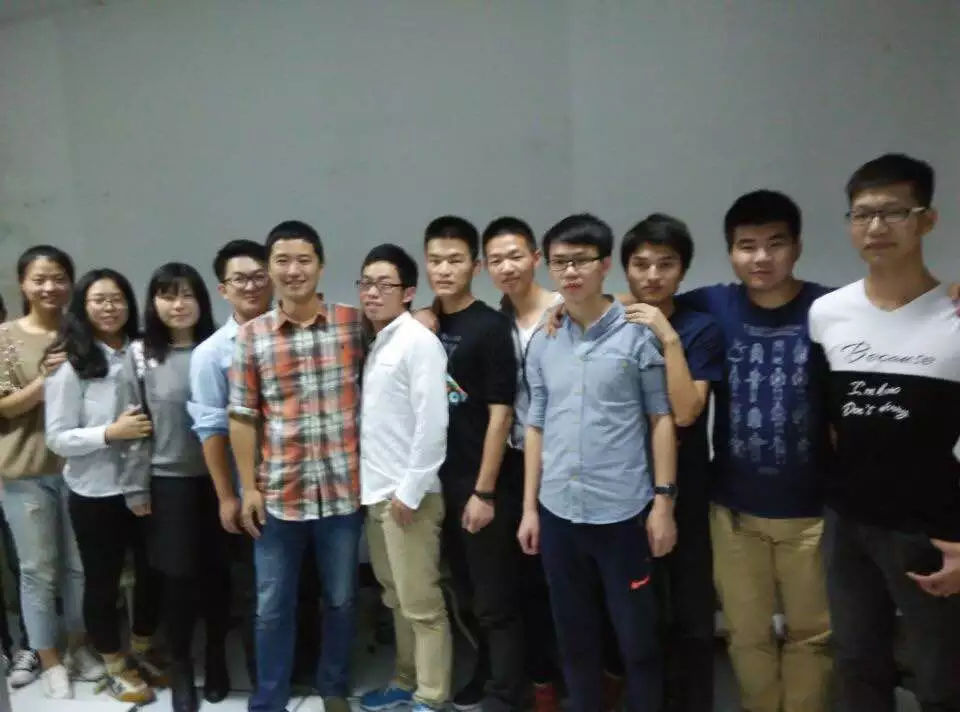
#> input picture face_identify/face10.JPG, 960 x 712 px, found by its file name
$ python face_identify.py
#> lines starting #> are read from the running program, lines starting #| are printed output that depends on the picture; after the words box and inside, x2 and y2 are one past the last pixel; in counts of white or black regions, pixels touching at a corner belong together
#    __author__ = '武广'
#    __date__ = '2017/5/5'
#    __Desc__ = 人脸检测小例子，圈出人脸
import cv2
def image_size_transform(ResizeImg, w2, h2):
    if h2 > 700:
        ResizeImg = cv2.resize(src=ResizeImg, dsize=(int(w2*(670/h2)), 670), interpolation=cv2.INTER_LINEAR)
    elif h2 < 400:
        ResizeImg = cv2.resize(src=ResizeImg, dsize=(int(w2*(500/h2)), 500), interpolation=cv2.INTER_LINEAR)
    else:
        pass
    return ResizeImg
# 获取训练好的人脸的参数数据，这里直接从GitHub上使用默认值
if __name__ == '__main__':
    face_cascade = cv2.CascadeClassifier("E:\opencv\opencv\sources\data\haarcascades\haarcascade_frontalface_default.xml")

    # 读取图片
    image = cv2.imread("face10.jpg")
#> image is the input picture: shape (712, 960, 3); mean B, G, R 93.3, 95.5, 93.7
    image = image_size_transform(image, image.shape[1], image.shape[0])
    gray = cv2.cvtColor(image, cv2.COLOR_BGR2GRAY)
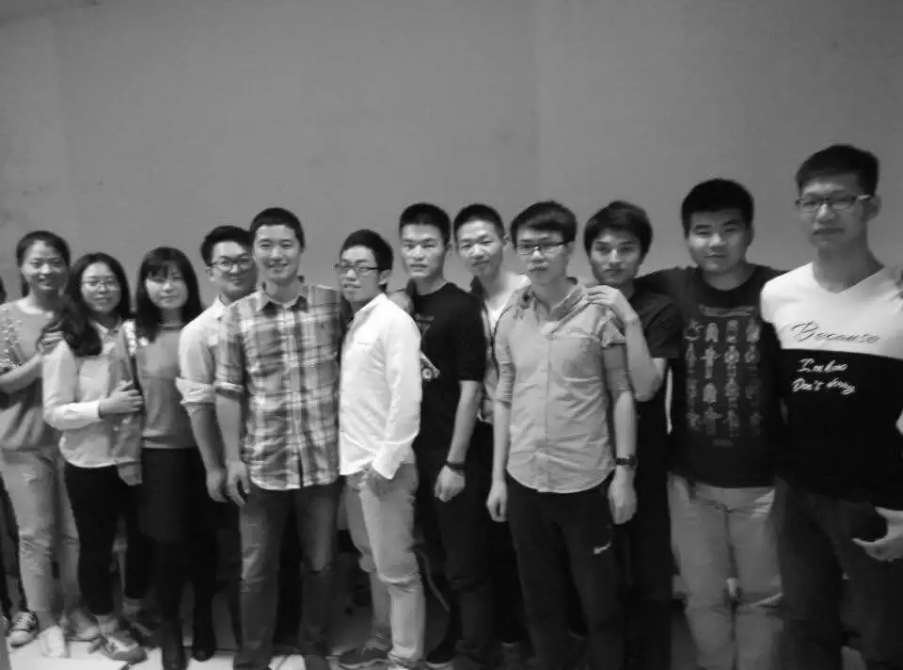
#> gray: shape (670, 903); min 1, max 255, mean 94.6
    # [8 lines of commented-out code are left out]
    faces = face_cascade.detectMultiScale(
                                            gray,
                                            scaleFactor=1.14,
                                            minNeighbors=5,
                                            minSize=(5, 5),
                                            flags=cv2.CASCADE_SCALE_IMAGE
                                            )
#> faces = [[210, 242, 49, 49], [19, 242, 53, 53], [76, 262, 51, 51], [143, 261, 49, 49], [449, 221, 58, 58], [247, 223, 58, 58], [390, 223, 58, 58], [507, 222, 62, 62], [583, 225, 62, 62], [326, 246, 55, 55], [681, 206, 69, 69], [786, 170, 81, 81]]

    print("发现{0}个人脸!".format(len(faces)))
#| 发现12个人脸!

    for(x, y, w, h) in faces:
        # cv2.rectangle(image,(x,y),(x+w,y+w),(0,255,0),2)
        cv2.rectangle(image, (x, y), (x + w, y + h), (0, 255, 0), 2)
#> this loop made 12 passes
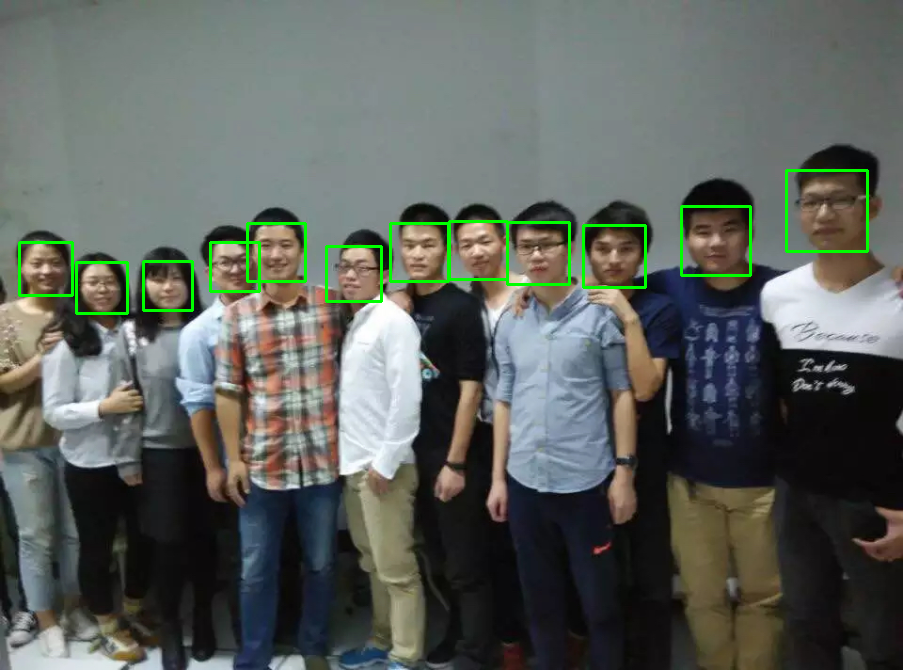
#> image: shape (670, 903, 3); mean of channels 0, 1, 2 92.3, 97.8, 92.4; drawn as B, G, R

    cv2.imshow("Detected faces", image)
    #cv2.imwrite("classmates.jpg", image)
    cv2.waitKey()
    cv2.destroyAllWindows()

$ run again, with face_identify/face11.JPG copied over face_identify/face10.JPG
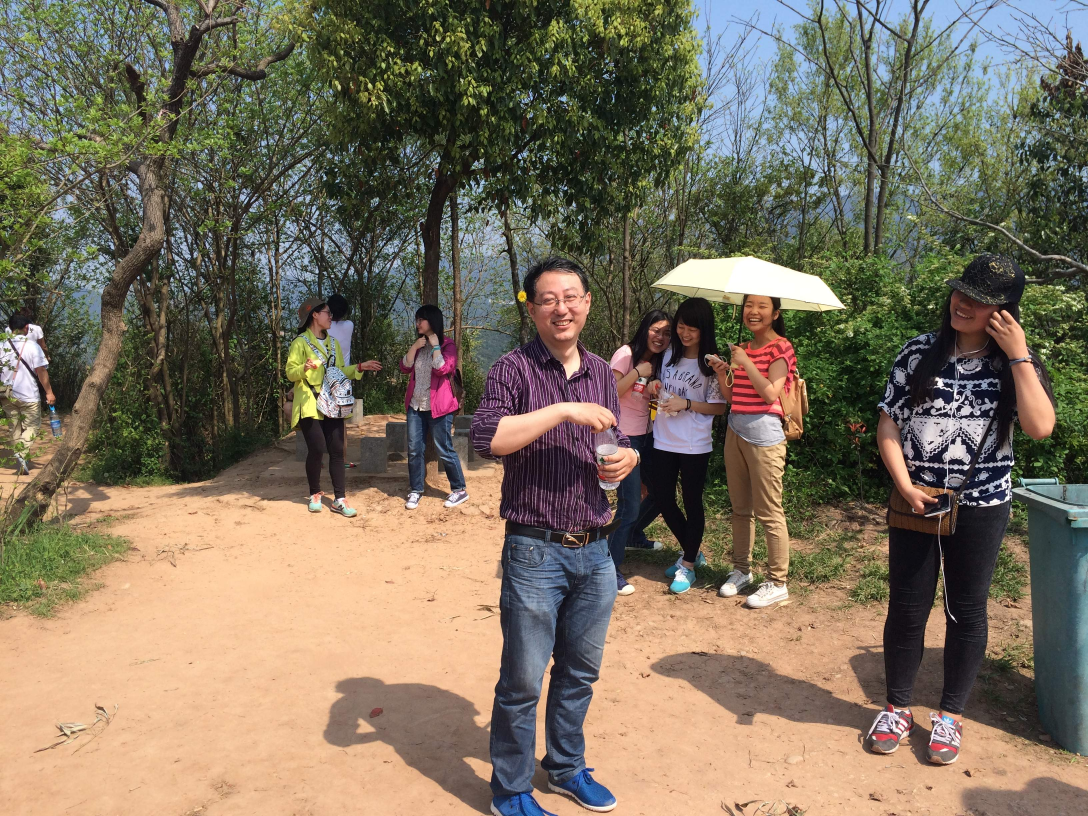
#> input picture face_identify/face11.JPG, 3264 x 2448 px, found by its file name (shown at 1/3 size)
#> image is the input picture: shape (2448, 3264, 3); mean B, G, R 94.7, 112.6, 123.8
#> `gray = cv2.cvtColor(image, cv2.COLOR_BGR2GRAY)`:
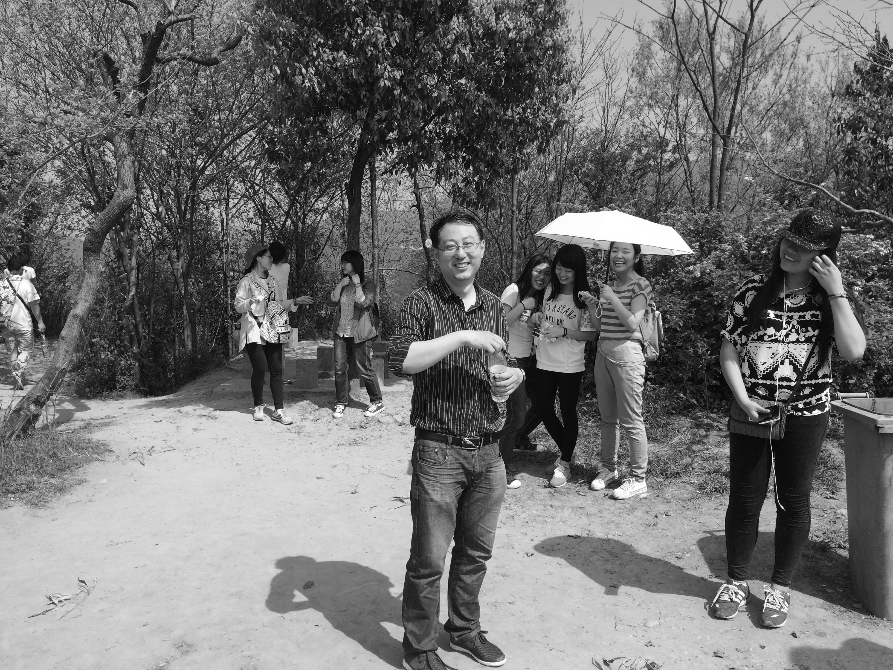
#> gray: shape (670, 893); min 0, max 255, mean 113.8
#> faces = [[434, 223, 56, 56]]
#| 发现1个人脸!
#> the loop `for(x, y, w, h) in faces:` made 1 pass
#> after the loop `for(x, y, w, h) in faces:`:
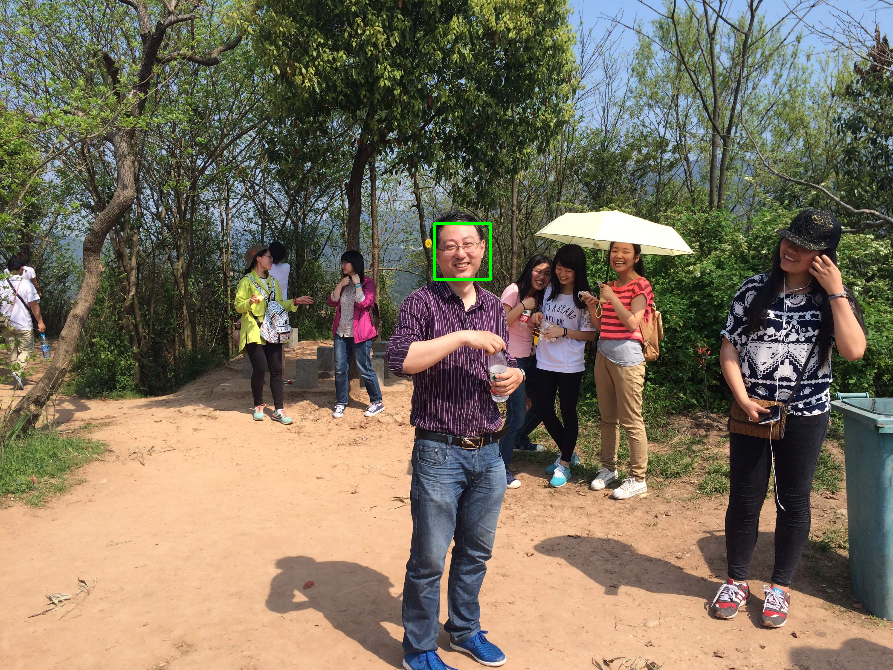
#> image: shape (670, 893, 3); mean of channels 0, 1, 2 94.5, 112.8, 123.6; drawn as B, G, R

$ run again, with face_identify/face2.JPG copied over face_identify/face10.JPG
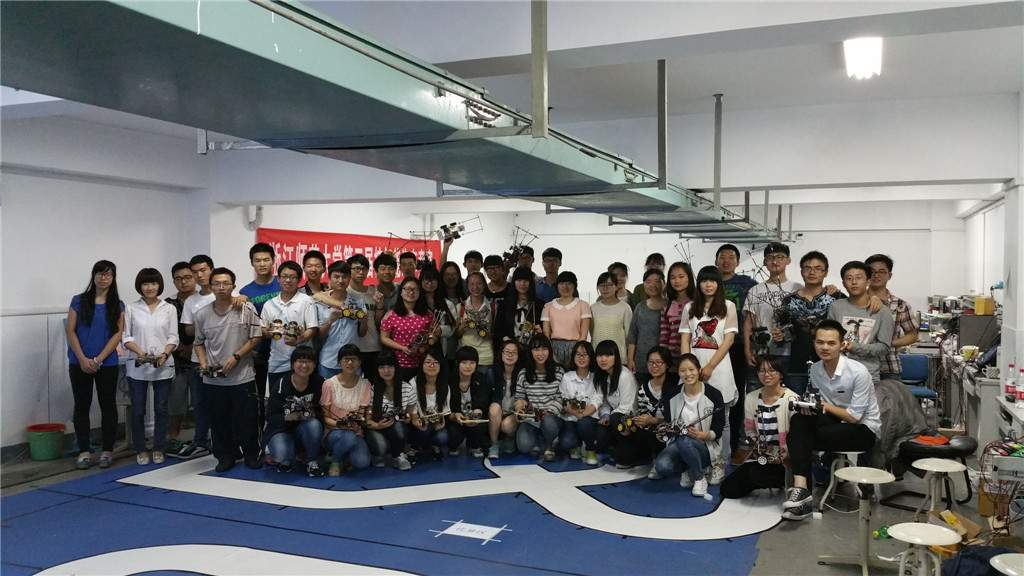
#> input picture face_identify/face2.JPG, 1024 x 576 px, found by its file name
#> image is the input picture: shape (576, 1024, 3); mean B, G, R 117.8, 115.7, 114.6
#> `gray = cv2.cvtColor(image, cv2.COLOR_BGR2GRAY)`:
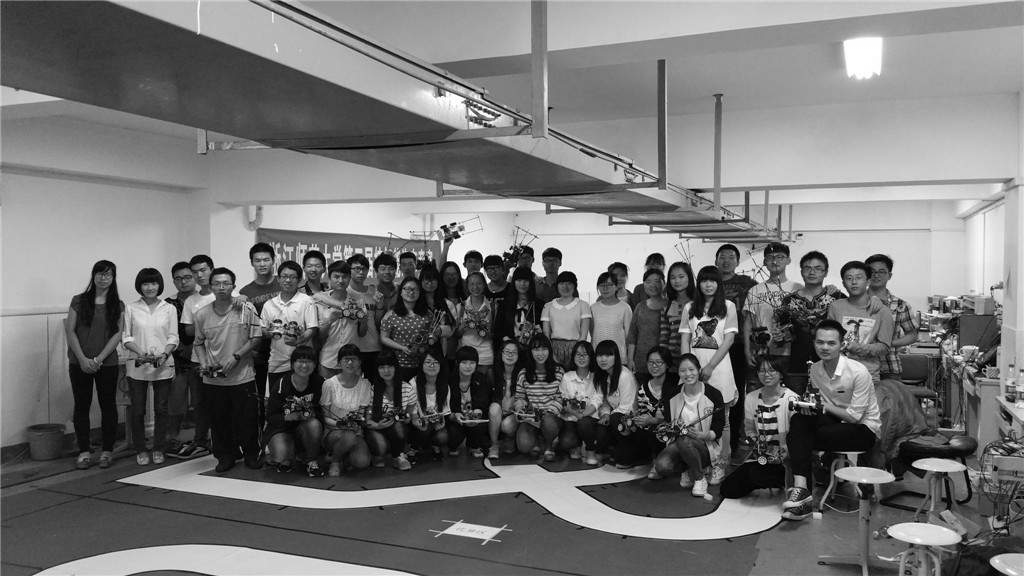
#> gray: shape (576, 1024); min 0, max 255, mean 115.6
#> faces = 13 rows, first 6: [249, 250, 27, 27], [799, 258, 28, 28], [276, 266, 26, 26], [328, 267, 26, 26], [666, 267, 25, 25], [170, 268, 25, 25]
#| 发现13个人脸!
#> the loop `for(x, y, w, h) in faces:` made 13 passes
#> after the loop `for(x, y, w, h) in faces:`:
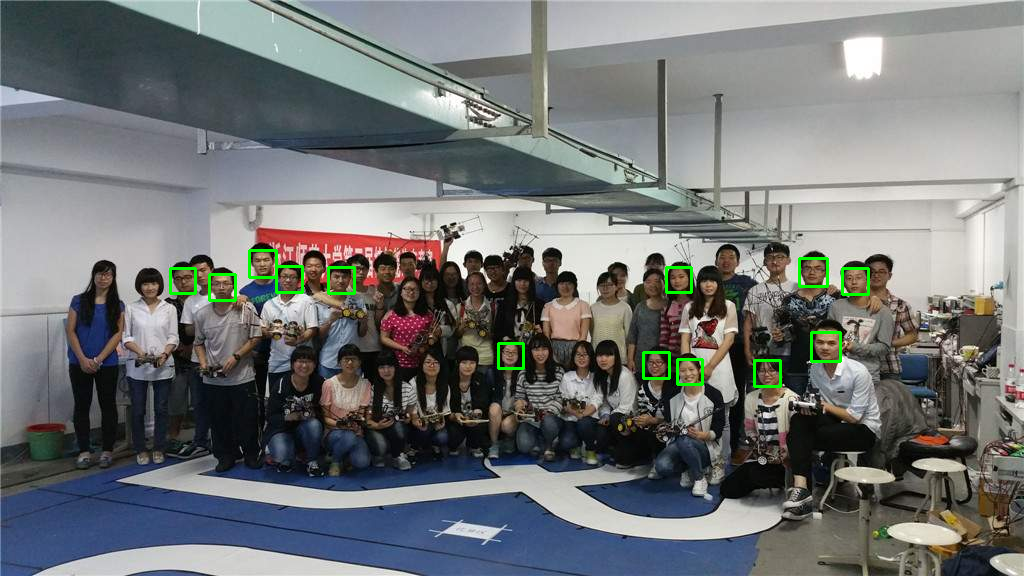
#> image: shape (576, 1024, 3); 0.68% of pixels changed, all inside (x1, y1, x2, y2) = (169, 249, 870, 388)
